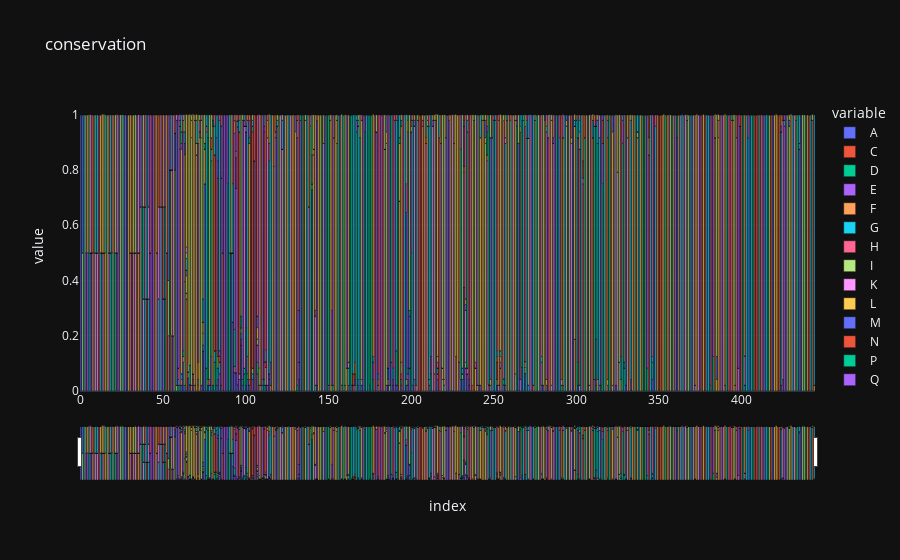

The notebook cell this image was saved under:
### Code cell
fig.update_layout(
    xaxis = dict(
        rangeslider = dict(
            visible=True
        )
    )
)
fig.show()

### Figure 1 — Plotly figure (JSON) as saved in the notebook; plotly's stock layout.template omitted (floating-point values rounded to 4 significant figures; data arrays with more than 128 entries replaced by an {"elided": "..."} marker saying what was removed)
{"data": [{"alignmentgroup": "True", "hovertemplate": "variable=A<br>index=%{x}<br>value=%{y}<extra></extra>", "legendgroup": "A", "marker": {"color": "#636efa", "pattern": {"shape": ""}}, "name": "A", "offsetgroup": "A", "orientation": "v", "showlegend": true, "textposition": "auto", "x": {"elided": "445 int values"}, "xaxis": "x", "y": {"elided": "445 float values"}, "yaxis": "y", "type": "bar"}, {"alignmentgroup": "True", "hovertemplate": "variable=C<br>index=%{x}<br>value=%{y}<extra></extra>", "legendgroup": "C", "marker": {"color": "#EF553B", "pattern": {"shape": ""}}, "name": "C", "offsetgroup": "C", "orientation": "v", "showlegend": true, "textposition": "auto", "x": {"elided": "445 int values"}, "xaxis": "x", "y": {"elided": "445 float values"}, "yaxis": "y", "type": "bar"}, {"alignmentgroup": "True", "hovertemplate": "variable=D<br>index=%{x}<br>value=%{y}<extra></extra>", "legendgroup": "D", "marker": {"color": "#00cc96", "pattern": {"shape": ""}}, "name": "D", "offsetgroup": "D", "orientation": "v", "showlegend": true, "textposition": "auto", "x": {"elided": "445 int values"}, "xaxis": "x", "y": {"elided": "445 float values"}, "yaxis": "y", "type": "bar"}, {"alignmentgroup": "True", "hovertemplate": "variable=E<br>index=%{x}<br>value=%{y}<extra></extra>", "legendgroup": "E", "marker": {"color": "#ab63fa", "pattern": {"shape": ""}}, "name": "E", "offsetgroup": "E", "orientation": "v", "showlegend": true, "textposition": "auto", "x": {"elided": "445 int values"}, "xaxis": "x", "y": {"elided": "445 float values"}, "yaxis": "y", "type": "bar"}, {"alignmentgroup": "True", "hovertemplate": "variable=F<br>index=%{x}<br>value=%{y}<extra></extra>", "legendgroup": "F", "marker": {"color": "#FFA15A", "pattern": {"shape": ""}}, "name": "F", "offsetgroup": "F", "orientation": "v", "showlegend": true, "textposition": "auto", "x": {"elided": "445 int values"}, "xaxis": "x", "y": {"elided": "445 float values"}, "yaxis": "y", "type": "bar"}, {"alignmentgroup": "True", "hovertemplate": "variable=G<br>index=%{x}<br>value=%{y}<extra></extra>", "legendgroup": "G", "marker": {"color": "#19d3f3", "pattern": {"shape": ""}}, "name": "G", "offsetgroup": "G", "orientation": "v", "showlegend": true, "textposition": "auto", "x": {"elided": "445 int values"}, "xaxis": "x", "y": {"elided": "445 float values"}, "yaxis": "y", "type": "bar"}, {"alignmentgroup": "True", "hovertemplate": "variable=H<br>index=%{x}<br>value=%{y}<extra></extra>", "legendgroup": "H", "marker": {"color": "#FF6692", "pattern": {"shape": ""}}, "name": "H", "offsetgroup": "H", "orientation": "v", "showlegend": true, "textposition": "auto", "x": {"elided": "445 int values"}, "xaxis": "x", "y": {"elided": "445 float values"}, "yaxis": "y", "type": "bar"}, {"alignmentgroup": "True", "hovertemplate": "variable=I<br>index=%{x}<br>value=%{y}<extra></extra>", "legendgroup": "I", "marker": {"color": "#B6E880", "pattern": {"shape": ""}}, "name": "I", "offsetgroup": "I", "orientation": "v", "showlegend": true, "textposition": "auto", "x": {"elided": "445 int values"}, "xaxis": "x", "y": {"elided": "445 float values"}, "yaxis": "y", "type": "bar"}, {"alignmentgroup": "True", "hovertemplate": "variable=K<br>index=%{x}<br>value=%{y}<extra></extra>", "legendgroup": "K", "marker": {"color": "#FF97FF", "pattern": {"shape": ""}}, "name": "K", "offsetgroup": "K", "orientation": "v", "showlegend": true, "textposition": "auto", "x": {"elided": "445 int values"}, "xaxis": "x", "y": {"elided": "445 float values"}, "yaxis": "y", "type": "bar"}, {"alignmentgroup": "True", "hovertemplate": "variable=L<br>index=%{x}<br>value=%{y}<extra></extra>", "legendgroup": "L", "marker": {"color": "#FECB52", "pattern": {"shape": ""}}, "name": "L", "offsetgroup": "L", "orientation": "v", "showlegend": true, "textposition": "auto", "x": {"elided": "445 int values"}, "xaxis": "x", "y": {"elided": "445 float values"}, "yaxis": "y", "type": "bar"}, {"alignmentgroup": "True", "hovertemplate": "variable=M<br>index=%{x}<br>value=%{y}<extra></extra>", "legendgroup": "M", "marker": {"color": "#636efa", "pattern": {"shape": ""}}, "name": "M", "offsetgroup": "M", "orientation": "v", "showlegend": true, "textposition": "auto", "x": {"elided": "445 int values"}, "xaxis": "x", "y": {"elided": "445 float values"}, "yaxis": "y", "type": "bar"}, {"alignmentgroup": "True", "hovertemplate": "variable=N<br>index=%{x}<br>value=%{y}<extra></extra>", "legendgroup": "N", "marker": {"color": "#EF553B", "pattern": {"shape": ""}}, "name": "N", "offsetgroup": "N", "orientation": "v", "showlegend": true, "textposition": "auto", "x": {"elided": "445 int values"}, "xaxis": "x", "y": {"elided": "445 float values"}, "yaxis": "y", "type": "bar"}, {"alignmentgroup": "True", "hovertemplate": "variable=P<br>index=%{x}<br>value=%{y}<extra></extra>", "legendgroup": "P", "marker": {"color": "#00cc96", "pattern": {"shape": ""}}, "name": "P", "offsetgroup": "P", "orientation": "v", "showlegend": true, "textposition": "auto", "x": {"elided": "445 int values"}, "xaxis": "x", "y": {"elided": "445 float values"}, "yaxis": "y", "type": "bar"}, {"alignmentgroup": "True", "hovertemplate": "variable=Q<br>index=%{x}<br>value=%{y}<extra></extra>", "legendgroup": "Q", "marker": {"color": "#ab63fa", "pattern": {"shape": ""}}, "name": "Q", "offsetgroup": "Q", "orientation": "v", "showlegend": true, "textposition": "auto", "x": {"elided": "445 int values"}, "xaxis": "x", "y": {"elided": "445 float values"}, "yaxis": "y", "type": "bar"}, {"alignmentgroup": "True", "hovertemplate": "variable=R<br>index=%{x}<br>value=%{y}<extra></extra>", "legendgroup": "R", "marker": {"color": "#FFA15A", "pattern": {"shape": ""}}, "name": "R", "offsetgroup": "R", "orientation": "v", "showlegend": true, "textposition": "auto", "x": {"elided": "445 int values"}, "xaxis": "x", "y": {"elided": "445 float values"}, "yaxis": "y", "type": "bar"}, {"alignmentgroup": "True", "hovertemplate": "variable=S<br>index=%{x}<br>value=%{y}<extra></extra>", "legendgroup": "S", "marker": {"color": "#19d3f3", "pattern": {"shape": ""}}, "name": "S", "offsetgroup": "S", "orientation": "v", "showlegend": true, "textposition": "auto", "x": {"elided": "445 int values"}, "xaxis": "x", "y": {"elided": "445 float values"}, "yaxis": "y", "type": "bar"}, {"alignmentgroup": "True", "hovertemplate": "variable=T<br>index=%{x}<br>value=%{y}<extra></extra>", "legendgroup": "T", "marker": {"color": "#FF6692", "pattern": {"shape": ""}}, "name": "T", "offsetgroup": "T", "orientation": "v", "showlegend": true, "textposition": "auto", "x": {"elided": "445 int values"}, "xaxis": "x", "y": {"elided": "445 float values"}, "yaxis": "y", "type": "bar"}, {"alignmentgroup": "True", "hovertemplate": "variable=V<br>index=%{x}<br>value=%{y}<extra></extra>", "legendgroup": "V", "marker": {"color": "#B6E880", "pattern": {"shape": ""}}, "name": "V", "offsetgroup": "V", "orientation": "v", "showlegend": true, "textposition": "auto", "x": {"elided": "445 int values"}, "xaxis": "x", "y": {"elided": "445 float values"}, "yaxis": "y", "type": "bar"}, {"alignmentgroup": "True", "hovertemplate": "variable=W<br>index=%{x}<br>value=%{y}<extra></extra>", "legendgroup": "W", "marker": {"color": "#FF97FF", "pattern": {"shape": ""}}, "name": "W", "offsetgroup": "W", "orientation": "v", "showlegend": true, "textposition": "auto", "x": {"elided": "445 int values"}, "xaxis": "x", "y": {"elided": "445 float values"}, "yaxis": "y", "type": "bar"}, {"alignmentgroup": "True", "hovertemplate": "variable=Y<br>index=%{x}<br>value=%{y}<extra></extra>", "legendgroup": "Y", "marker": {"color": "#FECB52", "pattern": {"shape": ""}}, "name": "Y", "offsetgroup": "Y", "orientation": "v", "showlegend": true, "textposition": "auto", "x": {"elided": "445 int values"}, "xaxis": "x", "y": {"elided": "445 float values"}, "yaxis": "y", "type": "bar"}], "layout": {"xaxis": {"anchor": "y", "domain": [0.0, 1.0], "title": {"text": "index"}, "rangeslider": {"visible": true}}, "yaxis": {"anchor": "x", "domain": [0.0, 1.0], "title": {"text": "value"}}, "legend": {"title": {"text": "variable"}, "tracegroupgap": 0}, "title": {"text": "conservation"}, "barmode": "relative"}}
